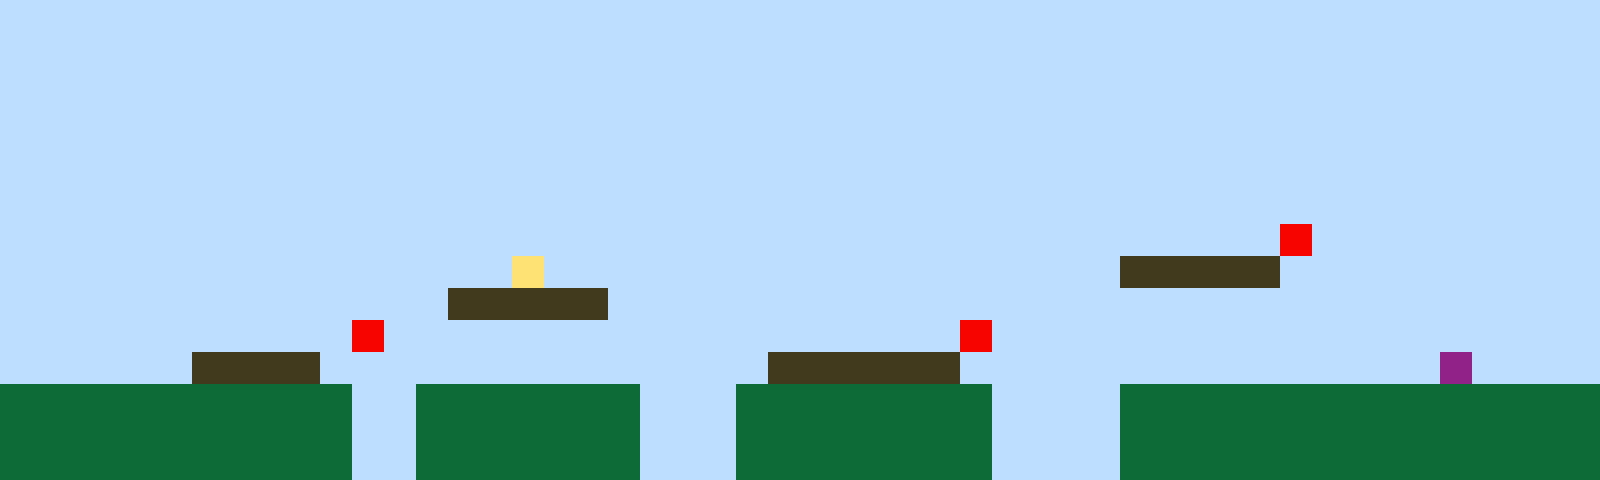

This is a level from a 2D game, rendered from its Tiled map with the project's own tilesets. A one-line summary and the complete map file follow:
An orthogonal 50x15 tile map with 32x32 px tiles, 1 tile layer (Tile Layer 1).

<map version="1.10" tiledversion="1.11.2" orientation="orthogonal" renderorder="right-up" width="50" height="15" tilewidth="32" tileheight="32" infinite="0" nextlayerid="2" nextobjectid="1"><editorsettings><export target="map1.csv" format="csv" /></editorsettings><tileset firstgid="1" name="sprites" tilewidth="32" tileheight="32" tilecount="6" columns="3"><image source="sprites.png" width="96" height="64" /></tileset><layer id="1" name="Tile Layer 1" width="50" height="15"><data encoding="csv">1,1,1,1,1,1,1,1,1,1,1,1,1,1,1,1,1,1,1,1,1,1,1,1,1,1,1,1,1,1,1,1,1,1,1,1,1,1,1,1,1,1,1,1,1,1,1,1,1,1,1,1,1,1,1,1,1,1,1,1,1,1,1,1,1,1,1,1,1,1,1,1,1,1,1,1,1,1,1,1,1,1,1,1,1,1,1,1,1,1,1,1,1,1,1,1,1,1,1,1,1,1,1,1,1,1,1,1,1,1,1,1,1,1,1,1,1,1,1,1,1,1,1,1,1,1,1,1,1,1,1,1,1,1,1,1,1,1,1,1,1,1,1,1,1,1,1,1,1,1,1,1,1,1,1,1,1,1,1,1,1,1,1,1,1,1,1,1,1,1,1,1,1,1,1,1,1,1,1,1,1,1,1,1,1,1,1,1,1,1,1,1,1,1,1,1,1,1,1,1,1,1,1,1,1,1,1,1,1,1,1,1,1,1,1,1,1,1,1,1,1,1,1,1,1,1,1,1,1,1,1,1,1,1,1,1,1,1,1,1,1,1,1,1,1,1,1,1,1,1,1,1,1,1,1,1,1,1,1,1,1,1,1,1,1,1,1,1,1,1,1,1,1,1,1,1,1,1,1,1,1,1,1,1,1,1,1,1,1,1,1,1,1,1,1,1,1,1,1,1,1,1,1,1,1,1,1,1,1,1,1,1,1,1,1,1,1,1,1,1,1,1,1,1,1,1,1,1,1,1,1,1,1,1,1,1,1,1,1,1,1,1,1,1,1,1,1,1,1,1,1,1,1,1,1,1,1,1,1,1,1,1,1,1,1,1,1,1,1,1,1,1,1,1,1,1,1,1,1,1,1,1,1,1,1,1,1,1,1,1,5,1,1,1,1,1,1,1,1,1,1,1,1,1,1,1,1,1,1,1,1,1,1,1,1,1,4,1,1,1,1,1,1,1,1,1,1,1,1,1,1,1,1,1,1,3,3,3,3,3,1,1,1,1,1,1,1,1,1,1,1,1,1,1,1,1,1,1,1,1,1,1,1,1,3,3,3,3,3,1,1,1,1,1,1,1,1,1,1,1,1,1,1,1,1,1,1,1,1,1,1,1,1,1,1,1,1,1,1,1,1,1,1,1,1,1,1,1,1,1,1,5,1,1,1,1,1,1,1,1,1,1,1,1,1,1,1,1,1,1,5,1,1,1,1,1,1,1,1,1,1,1,1,1,1,1,1,1,1,1,1,1,1,1,1,1,3,3,3,3,1,1,1,1,1,1,1,1,1,1,1,1,1,1,3,3,3,3,3,3,1,1,1,1,1,1,1,1,1,1,1,1,1,1,1,6,1,1,1,1,2,2,2,2,2,2,2,2,2,2,2,1,1,2,2,2,2,2,2,2,1,1,1,2,2,2,2,2,2,2,2,1,1,1,1,2,2,2,2,2,2,2,2,2,2,2,2,2,2,2,2,2,2,2,2,2,2,2,2,2,2,1,1,2,2,2,2,2,2,2,1,1,1,2,2,2,2,2,2,2,2,1,1,1,1,2,2,2,2,2,2,2,2,2,2,2,2,2,2,2,2,2,2,2,2,2,2,2,2,2,2,1,1,2,2,2,2,2,2,2,1,1,1,2,2,2,2,2,2,2,2,1,1,1,1,2,2,2,2,2,2,2,2,2,2,2,2,2,2,2</data></layer></map>
